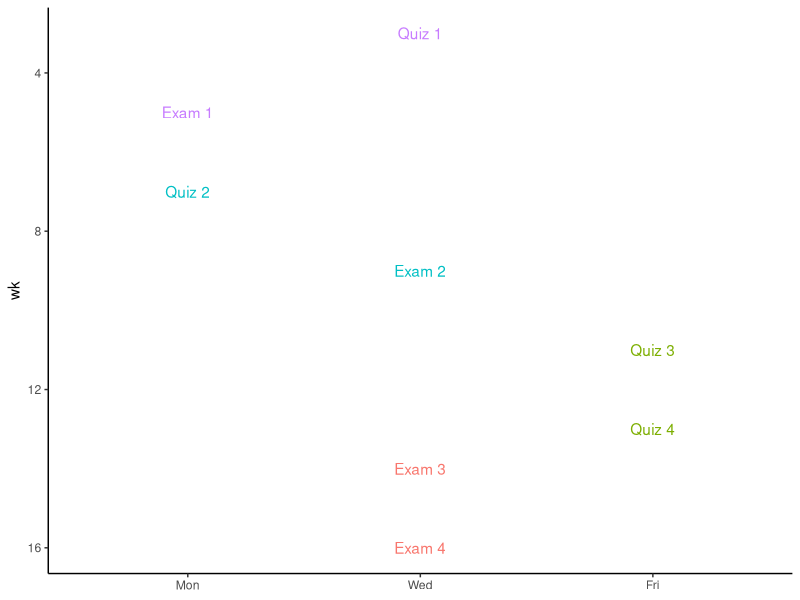

The R script that drew this image:
## ---- chunk 1
#| label: fig-deadlines-by-week-day
#| fig-cap: "A graphic depiction of the quizzes and exams in PSYCH 260.001. The letter (q, e) refers to a quiz or an exam. The week of the semester is indicated on the vertical axis. The day of the week is indicated on the horizontal axis. Each month is in a different color."
#| echo: false
library(ggplot2)
sched_df <- readr::read_csv("include/csv/schedule-matrix.csv", show_col_types = FALSE)
sched_df |>
  dplyr::mutate(day = ordered(day, labels = c("Mon", "Wed", "Fri"))) |>
  ggplot() +
  geom_text(aes(x = day, y = wk, label = evt, color = mo)) +
  theme_classic() +
  theme(axis.title.x.bottom = element_blank()) +
  theme(legend.position = "none") +
  scale_y_reverse()
